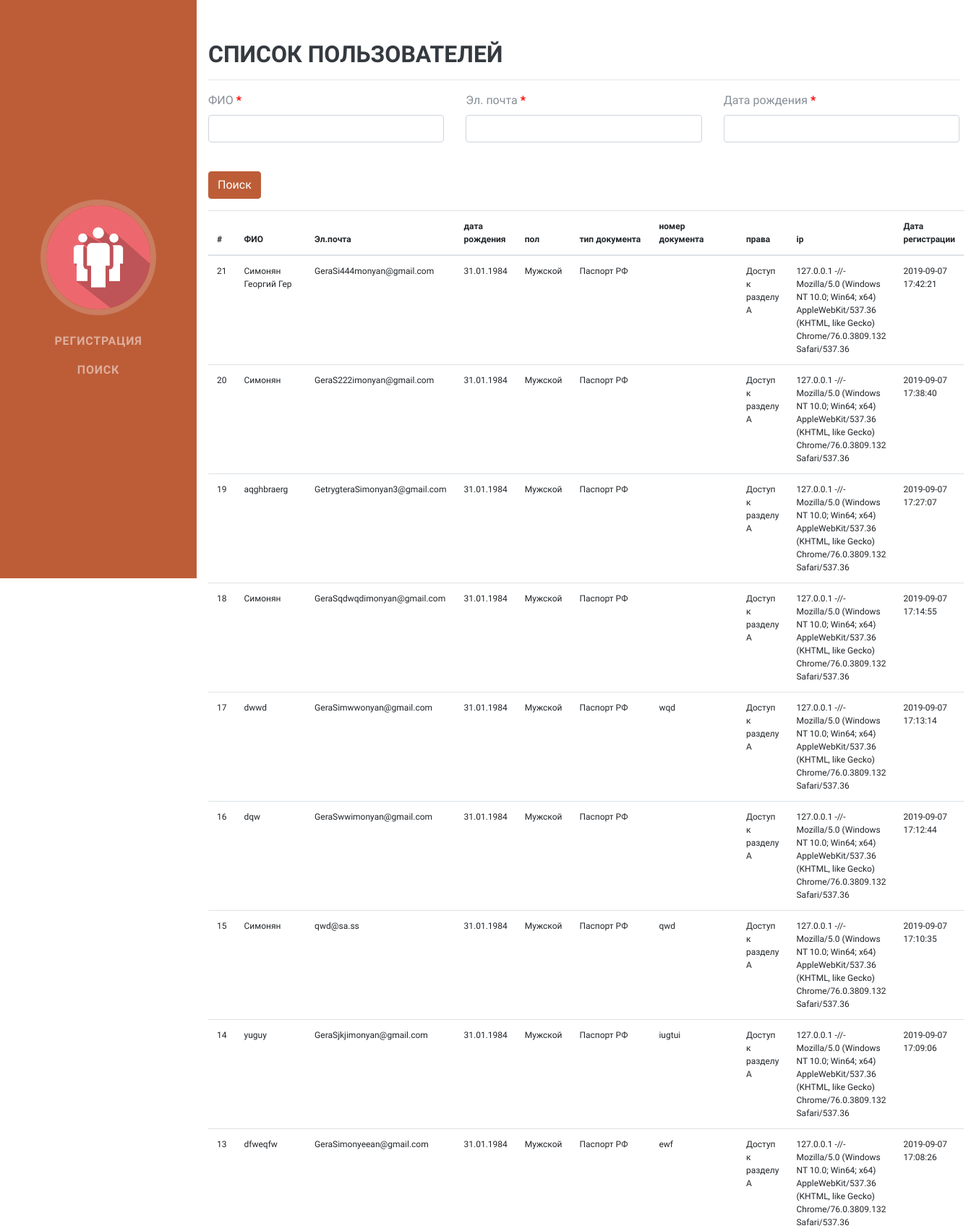
Page /viewusers.php (upper part) on the committed database.
### tables this page shows
CREATE TABLE `users` (
  `userid` int(5) NOT NULL AUTO_INCREMENT,
  `userfio` varchar(250) DEFAULT NULL,
  `useremail` varchar(250) DEFAULT NULL,
  `userbirthday` varchar(100) DEFAULT NULL,
  `userpol` varchar(100) DEFAULT NULL,
  `userdoc` varchar(250) DEFAULT NULL,
  `usedocnum` varchar(150) DEFAULT NULL,
  `userdriverdoc` varchar(150) DEFAULT NULL,
  `usergetinfo` mediumtext,
  `usercreatedate` datetime DEFAULT NULL,
  PRIMARY KEY (`userid`)
);

### viewusers.php (the view, shortened to what this page needs)
<!DOCTYPE html>
<?include_once("dbcon.php");?>
<html lang="ru">
<head>
    <link href="vendor/bootstrap/css/bootstrap.min.css" rel="stylesheet">
    <link href="vendor/fontawesome-free/css/all.min.css" rel="stylesheet">
    <link href="css/resume.min.css" rel="stylesheet">
</head>
<body id="page-top">
<? include "menu.php"?>
<div class="container-fluid p-2">
    <section class="resume-section p-3 p-lg-2" id="about">
        <h3>Список пользователей</h3>
        <hr/>
        <div class="register_container">
            <form action="viewusers.php" class="form-signin" method="post" id="register-form">
                <div class="row">
                    <div class="col-md-4">
                        <div class="form-group"><label>ФИО <b style="color: red">*</b></label>
                            <input type="text" class="form-control" name="userfio" id="userfio" />
                        </div>
                    </div>
                    <div class="col-md-4">
                        <div class="form-group"><label>Эл. почта  <b style="color: red">*</b></label>
                            <input type="email" class="form-control" name="useremail" id="useremail" />
                        </div>
                    </div>
                    <div class="col-md-4">
                        <div class="form-group"><label>Дата рождения  <b style="color: red">*</b></label>
                            <input type="text" class="form-control" name="userbirthday" id="userbirthday" />
                        </div>
                    </div>
                </div>
                <div class="row">
                    <div class="col-md-12">
                        <div class="form-group">
                            <br><button type="submit" class="btn btn-default btn-info" name="btn-save" id="btn-submit"  style="font-size: 16px;background-color: #bd5d38;border-color: #bd5d38;">Поиск</button>
                        </div>
                    </div>
                </div>
            </form>
        </div>
        <table id="bootstrap-table" class="table" style="font-size: 12px;">
            <thead>
            <th>#</th>
            <th>ФИО</th>
            <th>Эл.почта</th>
            <th>дата рождения</th>
            <th>пол</th>
            <th>тип документа</th>
            <th>номер документа</th>
            <th>права</th>
            <th>ip</th>
            <th>Дата регистрации</th>
            </thead>
            <tbody>
            <?php
            $userfioserch = $_POST['userfio'];
            $useremailserch = $_POST['useremail'];
            $userbirthdayserch = $_POST['userbirthday'];
            $arr = array();
            if(empty($userfioserch)&&empty($useremailserch)&&empty($userbirthdayserch)){
                $zapros = "";
            }else {
                $zapros = " WHERE ";
            }
            $where = $zapros . implode(" AND ", $arr);
            $resultserch = "SELECT  *  from users " . $where . "  order by userid desc ";
            $resultsetserch = mysqli_query($conn, $resultserch) or die("Ошибка запроса к базе:" . mysqli_error($conn));
            while ($row = mysqli_fetch_array($resultsetserch)) {
                $userid = $row['userid'];
                $userfio = $row['userfio'];
                $useremail = $row['useremail'];
                $userbirthday = $row['userbirthday'];
                $userpol = $row['userpol'];
                $userdoc = $row['userdoc'];
                $usedocnum = $row['usedocnum'];
                $userdriverdoc = $row['userdriverdoc'];
                $usergetinfo = $row['usergetinfo'];
                $usercreatedate = $row['usercreatedate'];
                ?>
                <tr>
                    <td><?php echo $userid; ?></td>
                    <td><?php echo $userfio; ?></td>
                    <td><?php echo $useremail; ?></td>
                    <td><?php echo $userbirthday; ?></td>
                    <td><?php echo $userpol; ?></td>
                    <td><?php echo $userdoc; ?></td>
                    <td><?php echo $usedocnum; ?></td>
                    <td><?php echo $userdriverdoc; ?></td>
                    <td><?php echo $usergetinfo; ?></td>
                    <td><?php echo $usercreatedate; ?></td>
                </tr>
                <?php
            }
            ?>
            </tbody>
        </table>
    </section>
</div>
</body>
</html>

### menu.php (shortened to what this page needs)
<nav class="navbar navbar-expand-lg navbar-dark bg-primary fixed-top" id="sideNav">
    <a class="navbar-brand js-scroll-trigger" href="#page-top">
        <span class="d-none d-lg-block">
        <img class="img-fluid img-profile rounded-circle mx-auto mb-2" src="img/profile.png" alt="">
      </span>
    </a>
    <div class="collapse navbar-collapse" id="navbarSupportedContent">
        <ul class="navbar-nav">
            <li class="nav-item">
                <a class="nav-link " href="index.php">Регистрация</a>
            </li>
            <li class="nav-item">
                <a class="nav-link " href="viewusers.php">Поиск</a>
            </li>
        </ul>
    </div>
</nav>

### rows in the picture
users: userid "21", userfio "Симонян Георгий Гер", useremail "GeraSi444monyan@gmail.com", userbirthday "31.01.1984", userpol "Мужской", userdoc "Паспорт РФ", userdriverdoc "Доступ к разделу А", usergetinfo "127.0.0.1 -//- Mozilla/5.0 (Windows NT 10.0; Win64; x64) AppleWebKit/537.36 (KHTML, like Gecko) Chrome/76.0.3809.132 Safari/537.36", usercreatedate "2019-09-07 17:42:21"
users: userid "20", userfio "Симонян", useremail "GeraS222imonyan@gmail.com", userbirthday "31.01.1984", userpol "Мужской", userdoc "Паспорт РФ", userdriverdoc "Доступ к разделу А", usergetinfo "127.0.0.1 -//- Mozilla/5.0 (Windows NT 10.0; Win64; x64) AppleWebKit/537.36 (KHTML, like Gecko) Chrome/76.0.3809.132 Safari/537.36", usercreatedate "2019-09-07 17:38:40"
users: userid "19", userfio "aqghbraerg", useremail "GetrygteraSimonyan3@gmail.com", userbirthday "31.01.1984", userpol "Мужской", userdoc "Паспорт РФ", userdriverdoc "Доступ к разделу А", usergetinfo "127.0.0.1 -//- Mozilla/5.0 (Windows NT 10.0; Win64; x64) AppleWebKit/537.36 (KHTML, like Gecko) Chrome/76.0.3809.132 Safari/537.36", usercreatedate "2019-09-07 17:27:07"
users: userid "18", userfio "Симонян", useremail "GeraSqdwqdimonyan@gmail.com", userbirthday "31.01.1984", userpol "Мужской", userdoc "Паспорт РФ", userdriverdoc "Доступ к разделу А", usergetinfo "127.0.0.1 -//- Mozilla/5.0 (Windows NT 10.0; Win64; x64) AppleWebKit/537.36 (KHTML, like Gecko) Chrome/76.0.3809.132 Safari/537.36", usercreatedate "2019-09-07 17:14:55"
users: userid "17", userfio "dwwd", useremail "GeraSimwwonyan@gmail.com", userbirthday "31.01.1984", userpol "Мужской", userdoc "Паспорт РФ", usedocnum "wqd", userdriverdoc "Доступ к разделу А", usergetinfo "127.0.0.1 -//- Mozilla/5.0 (Windows NT 10.0; Win64; x64) AppleWebKit/537.36 (KHTML, like Gecko) Chrome/76.0.3809.132 Safari/537.36", usercreatedate "2019-09-07 17:13:14"
users: userid "16", userfio "dqw", useremail "GeraSwwimonyan@gmail.com", userbirthday "31.01.1984", userpol "Мужской", userdoc "Паспорт РФ", userdriverdoc "Доступ к разделу А", usergetinfo "127.0.0.1 -//- Mozilla/5.0 (Windows NT 10.0; Win64; x64) AppleWebKit/537.36 (KHTML, like Gecko) Chrome/76.0.3809.132 Safari/537.36", usercreatedate "2019-09-07 17:12:44"
users: userid "15", userfio "Симонян", useremail "qwd@sa.ss", userbirthday "31.01.1984", userpol "Мужской", userdoc "Паспорт РФ", usedocnum "qwd", userdriverdoc "Доступ к разделу А", usergetinfo "127.0.0.1 -//- Mozilla/5.0 (Windows NT 10.0; Win64; x64) AppleWebKit/537.36 (KHTML, like Gecko) Chrome/76.0.3809.132 Safari/537.36", usercreatedate "2019-09-07 17:10:35"
users: userid "14", userfio "yuguy", useremail "GeraSjkjimonyan@gmail.com", userbirthday "31.01.1984", userpol "Мужской", userdoc "Паспорт РФ", usedocnum "iugtui", userdriverdoc "Доступ к разделу А", usergetinfo "127.0.0.1 -//- Mozilla/5.0 (Windows NT 10.0; Win64; x64) AppleWebKit/537.36 (KHTML, like Gecko) Chrome/76.0.3809.132 Safari/537.36", usercreatedate "2019-09-07 17:09:06"
users: userid "13", userfio "dfweqfw", useremail "GeraSimonyeean@gmail.com", userbirthday "31.01.1984", userpol "Мужской", userdoc "Паспорт РФ", usedocnum "ewf", userdriverdoc "Доступ к разделу А", usergetinfo "127.0.0.1 -//- Mozilla/5.0 (Windows NT 10.0; Win64; x64) AppleWebKit/537.36 (KHTML, like Gecko) Chrome/76.0.3809.132 Safari/537.36", usercreatedate "2019-09-07 17:08:26"
